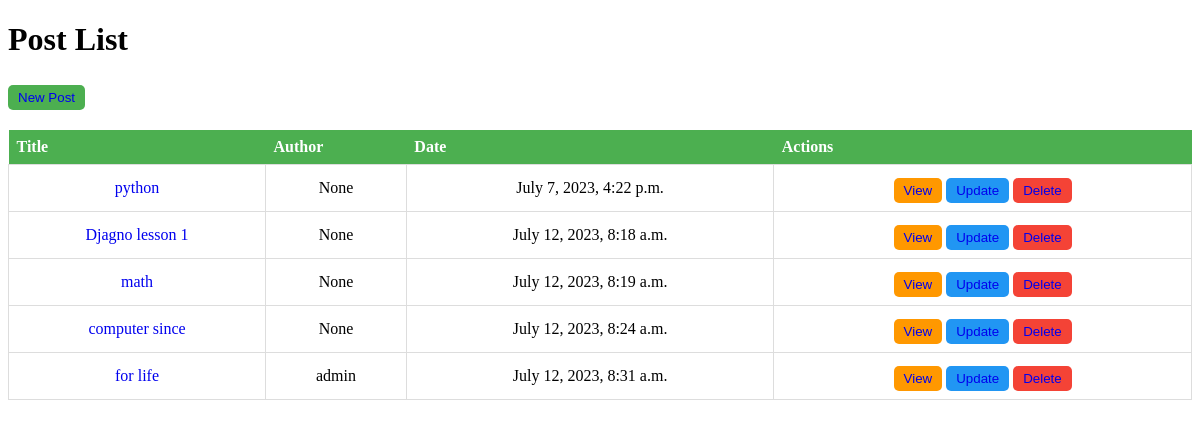
/, run on an earlier commit of the app's database.
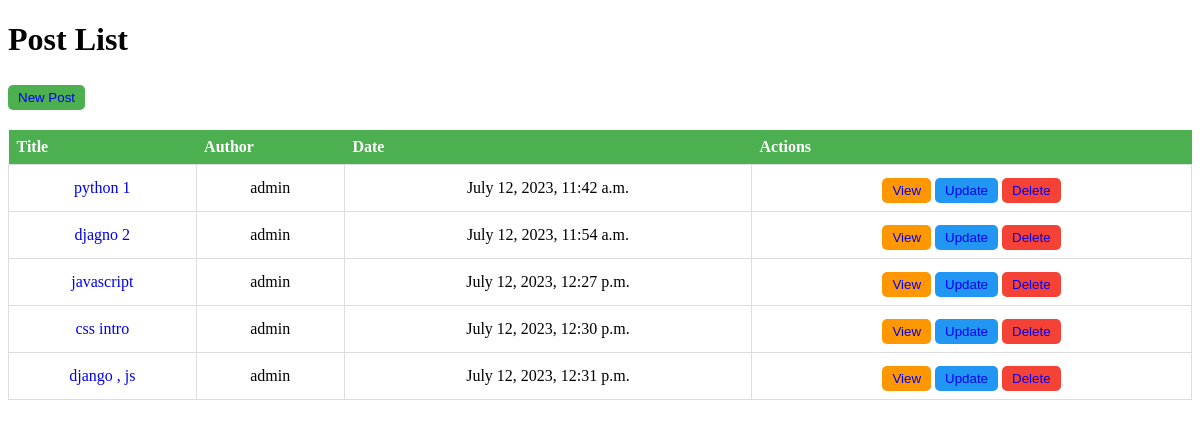
And on a later commit of the database.
### blog/models.py (models this page shows, shortened)
class Post(models.Model):
    title = models.CharField(max_length=100)
    content = models.TextField(max_length=30000)
    create_date = models.DateTimeField(default=timezone.now())
    draft = models.BooleanField(default=True)
    tags = TaggableManager()
    image = models.ImageField(upload_to='posts')
    auther = models.ForeignKey(User , on_delete=models.SET_NULL, null=True)

### blog/views.py (the view)
# urls.py: path('', post_list),
def post_list(request):
    data = Post.objects.all()
    return render(request, 'post_list.html', {"context":data})

### blog/templates/post_list.html (shortened to what this page needs)
<!DOCTYPE html>
<html lang="en">
<head>
</head>
<body>
    <h1>Post List</h1>
    <button class="new"> <a href="\new">New Post</a></button>
    <table>
        <thead>
            <tr>
                <th>Title</th>
                <th>Author</th>
                <th>Date</th>
                <th>Actions</th>
            </tr>
        </thead>
        <tbody>
            {% for post in context %}
            <tr>
                <td> <a href="{{post.id}}">{{ post.title }}</a></td>
                <td>{{ post.auther }}</td>
                <td>{{ post.create_date }}</td>
                <td>
                    <button class="view"><a href="{{post.id}}">View</a></button>
                    <button class="update"><a href="{{post.id}}">Update</a></button>
                    <button class="delete"><a href="{{post.id}}">Delete</a></button>
                </td>
            </tr>
            {% endfor %}
        </tbody>
    </table>
</body>
</html>

### blog/templates/post_list.html (style rules this page uses)
table { border-collapse: collapse; width: 100%; }
th { background-color: #4CAF50; color: white; padding: 8px; text-align: left; }
td { border: 1px solid #ddd; padding: 8px; text-align: center; }
td button { background-color: #4CAF50; color: white; padding: 5px 10px; border: none; border-radius: 5px; cursor: pointer; margin-top: 5px; }
td button.delete { background-color: #f44336; color: white; padding: 5px 10px; border: none; border-radius: 5px; cursor: pointer; margin-top: 5px; }
td button.update { background-color: #2196F3; color: white; padding: 5px 10px; border: none; border-radius: 5px; cursor: pointer; margin-top: 5px; }
td button.view { background-color: #FF9800; color: white; padding: 5px 10px; border: none; border-radius: 5px; cursor: pointer; margin-top: 5px; }
button.new { background-color: #4CAF50; color: white; padding: 5px 10px; border: none; border-radius: 5px; cursor: pointer; margin-top: 5px; margin-bottom: 20px; }
a { text-decoration: none; }

What changed in the data, as far as the page shows it:
removed Post: title "python", auther "None", create_date "July 7, 2023, 4:22 p.m."
removed Post: title "Djagno lesson 1", auther "None", create_date "July 12, 2023, 8:18 a.m."
removed Post: title "math", auther "None", create_date "July 12, 2023, 8:19 a.m."
removed Post: title "computer since", auther "None", create_date "July 12, 2023, 8:24 a.m."
removed Post: title "for life", auther "admin", create_date "July 12, 2023, 8:31 a.m."
added Post: title "python 1", auther "admin", create_date "July 12, 2023, 11:42 a.m."
added Post: title "djagno 2", auther "admin", create_date "July 12, 2023, 11:54 a.m."
added Post: title "javascript", auther "admin", create_date "July 12, 2023, 12:27 p.m."
added Post: title "css intro", auther "admin", create_date "July 12, 2023, 12:30 p.m."
added Post: title "django , js", auther "admin", create_date "July 12, 2023, 12:31 p.m."
